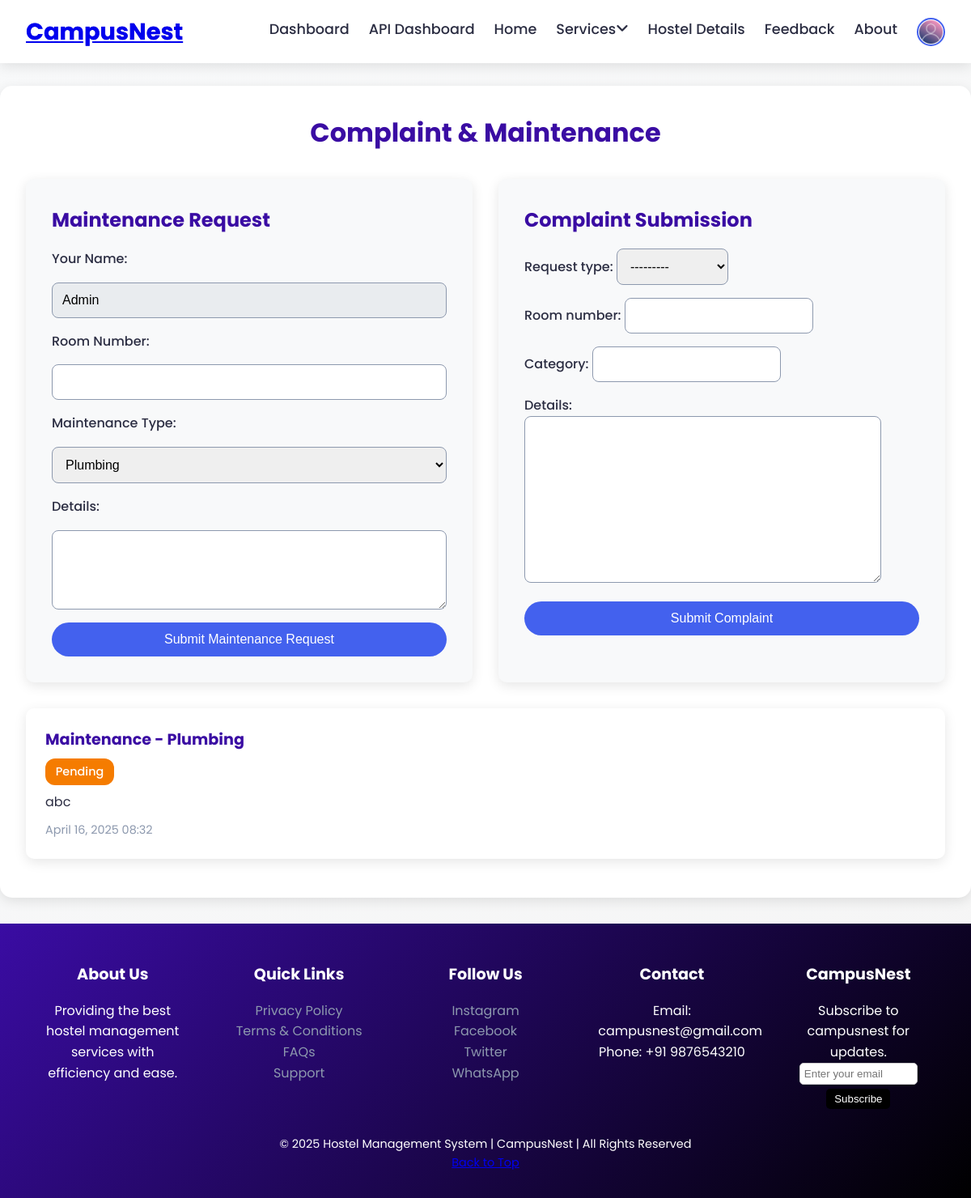
The app's page /complaint/ (signed in), older data.
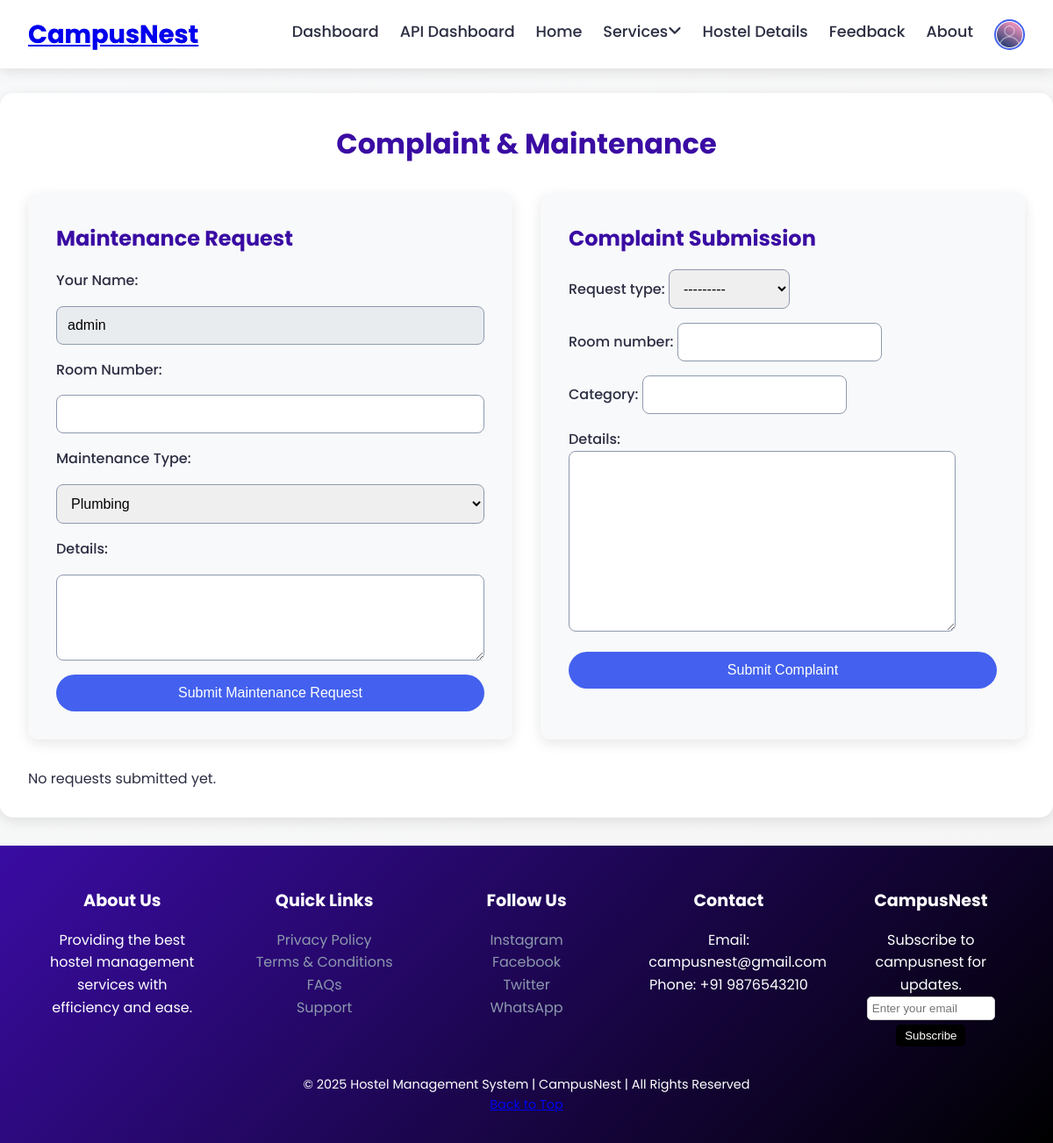
The same page, newer data.
### Hostels/models.py (models this page shows, shortened)
class CustomUser(AbstractUser):
    username = None  # Remove username field
    email = models.EmailField(unique=True)
    roll_number = models.CharField(max_length=20, blank=True, null=True,unique=True)  # Optional field
    USERNAME_FIELD = 'email'
    REQUIRED_FIELDS = ['first_name', 'last_name','roll_number']  # roll_number is optional
    objects = CustomUserManager()

class ComplaintMaintenance(models.Model):
    REQUEST_TYPES = (
        ('complaint', 'Complaint'),
        ('maintenance', 'Maintenance'),
    )
    user = models.ForeignKey(CustomUser, on_delete=models.CASCADE)
    request_type = models.CharField(max_length=20, choices=REQUEST_TYPES)
    room_number = models.CharField(max_length=10)
    category = models.CharField(max_length=50)
    details = models.TextField()
    status = models.CharField(max_length=20, default='pending', choices=(('pending', 'Pending'), ('resolved', 'Resolved')))
    created_at = models.DateTimeField(auto_now_add=True)

### Hostels/views.py (the view)
# urls.py: path('complaint/', views.complaint_maintenance, name='complaint_maintenance'),
@login_required
def complaint_maintenance(request):
    if request.method == 'POST':
        form = ComplaintMaintenanceForm(request.POST)
        if form.is_valid():
            complaint = form.save(commit=False)
            complaint.user = request.user
            complaint.save()
            messages.success(request, 'Your request has been submitted!')
            return redirect('complaint_maintenance')
    else:
        form = ComplaintMaintenanceForm()
    requests = ComplaintMaintenance.objects.filter(user=request.user)
    return render(request, 'Rooms_complaint_and_maintenance.html', {
        'form': form,
        'requests': requests
    })

### Hostels/forms.py
class ComplaintMaintenanceForm(forms.ModelForm):
    class Meta:
        model = ComplaintMaintenance
        fields = ['request_type', 'room_number', 'category', 'details']

### Hostels/templates/Rooms_complaint_and_maintenance.html (shortened to what this page needs)
{% extends 'Rooms_base.html' %}
{% load static %}
{% block content %}
<link rel="stylesheet" href="{% static 'css/Rooms_complaint_and_maintainance.css' %}">
<br>
<div class="container">
    <h2>Complaint & Maintenance</h2>
    <div id="upper_container">
        <div class="section">
            <h3>Maintenance Request</h3>
            <form method="POST" action="{% url 'complaint_maintenance' %}">
                <label for="name">Your Name:</label>
                <input type="text" name="name" value="{{ user.get_full_name }}" required readonly>
                <label for="room_number">Room Number:</label>
                <input type="text" name="room_number" required>
                <label for="category">Maintenance Type:</label>
                <select name="category" required>
                    <option value="Plumbing">Plumbing</option>
                </select>
                <label for="details">Details:</label>
                <textarea name="details" rows="4" required></textarea>
                <button type="submit">Submit Maintenance Request</button>
            </form>
        </div>
        <div class="section">
            <h3>Complaint Submission</h3>
            <form method="POST" action="{% url 'complaint_maintenance' %}">
                {{ form.as_p }}
                <button type="submit">Submit Complaint</button>
            </form>
        </div>
    </div>
    <div class="requests-list">
        {% for req in requests %}
        <div class="request-card">
            <h4>{{ req.get_request_type_display }} - {{ req.category }}</h4>
            <p>
                <span class="status status-{{ req.status|lower }}" aria-label="Status: {{ req.status|title }}">
                    {{ req.status|title }}
                </span>
            </p>
            <p>{{ req.details }}</p>
            <small>{{ req.created_at|date:"F d, Y H:i" }}</small>
        </div>
        {% empty %}
        <p>No requests submitted yet.</p>
        {% endfor %}
    </div>
</div>
{% endblock %}

Row changes from the older to the newer data that the page shows:
removed ComplaintMaintenance: request_type "Maintenance", category "Plumbing", status "Pending", details "abc", created_at "April 16, 2025 08:32"
changed CustomUser: name "Admin" → "admin"
Text that changed along with them:
text now shown: "No requests submitted yet."
